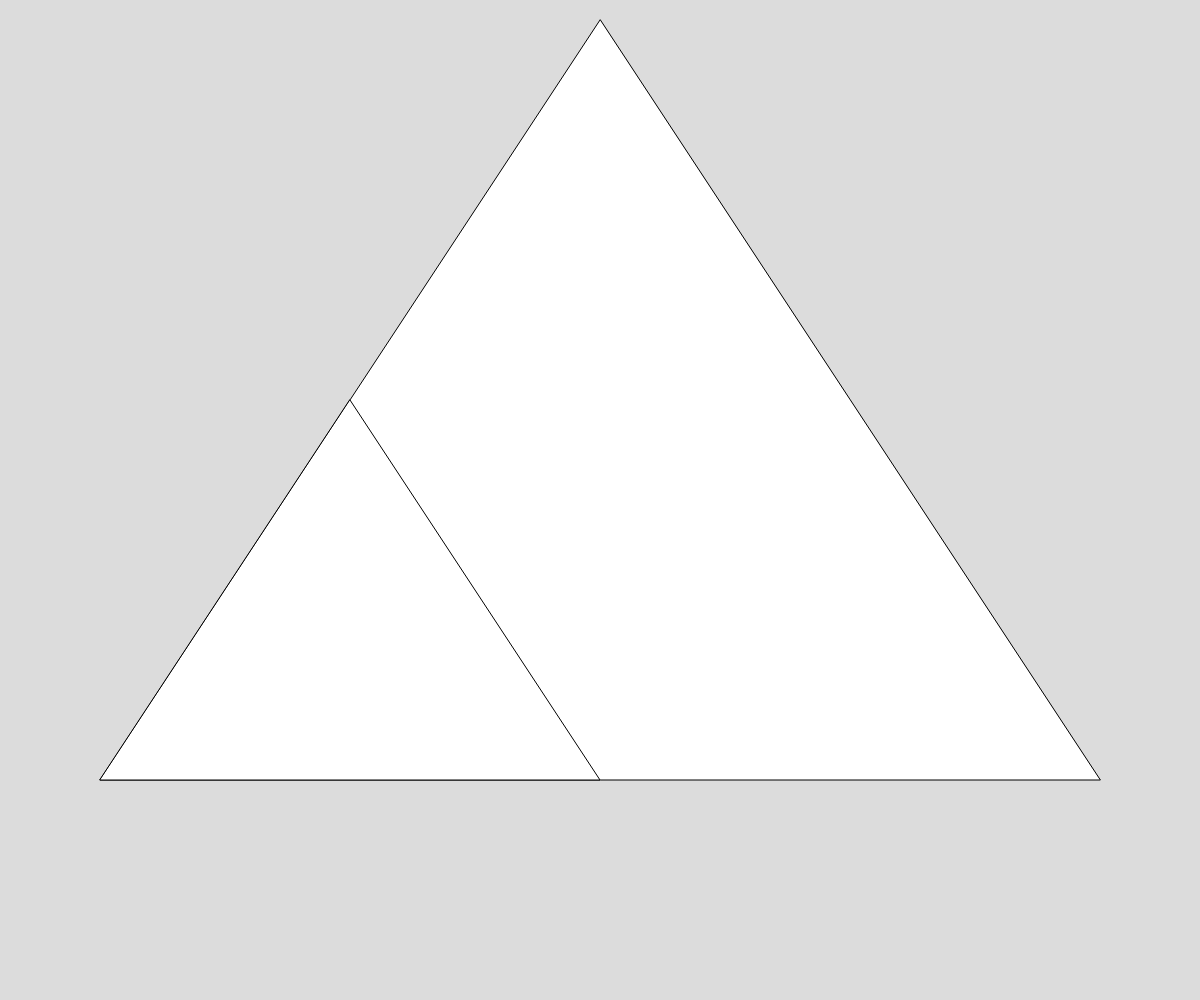
Frame 1 (no input)
Frame 60 (no input): identical to frame 1, image omitted
Frame 120 (the mouse pressed at the canvas centre since frame 60): identical to frame 1, image omitted

The p5.js sketch that drew this single still picture (run headless with seeded random() and noise() and a simulated clock; from frame 60 on, the mouse is pressed at the canvas centre):

// p5.js sketch
// ── sketch.js
// Sierpinski Triangle Demo

let initialTriangle = [
  {x: 600, y: 20},
  {x: 100, y: 780},
  {x: 1100, y: 780}
];

function setup() {
  createCanvas(windowWidth, windowHeight);
}

function draw() {
  background(220);
  sierpinski(initialTriangle, 1);
}

function sierpinski(points, depth) {
  triangle(points[0].x, points[0].y, 
    points[1].x, points[1].y,
    points[2].x, points[2].y
  );
  
  if (depth > 0) {
    // draw the lower left triangle
    sierpinski([midpoint(points[0], points[1]), midpoint(points[1], points[2]), points[1]], depth - 1);
  }
}

function midpoint(point1, point2) {
  let newX = (point1.x + point2.x) / 2;
  let newY = (point1.y + point2.y) / 2;
  return {x: newX, y:newY};
}
